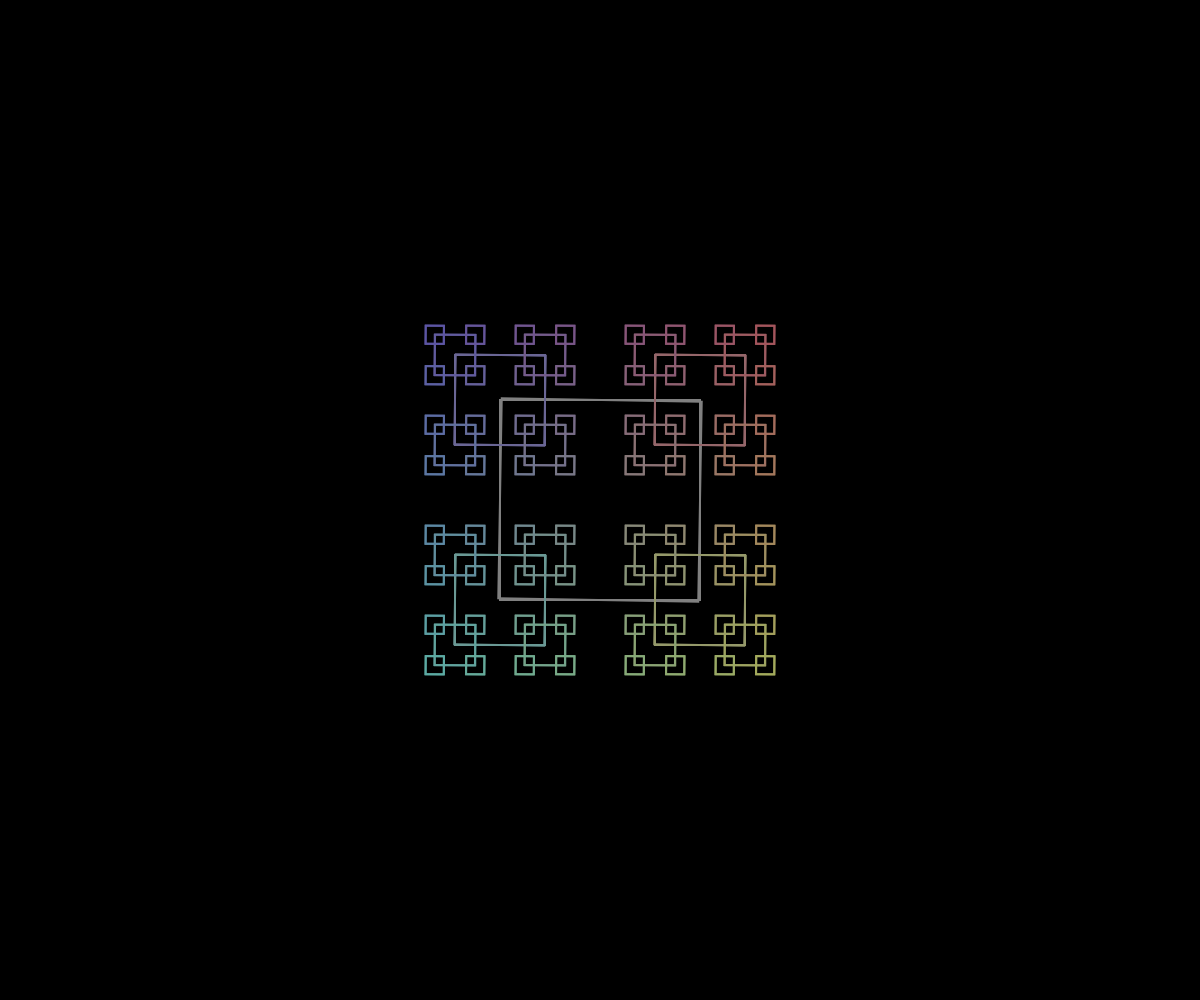
Frame 1 (no input)
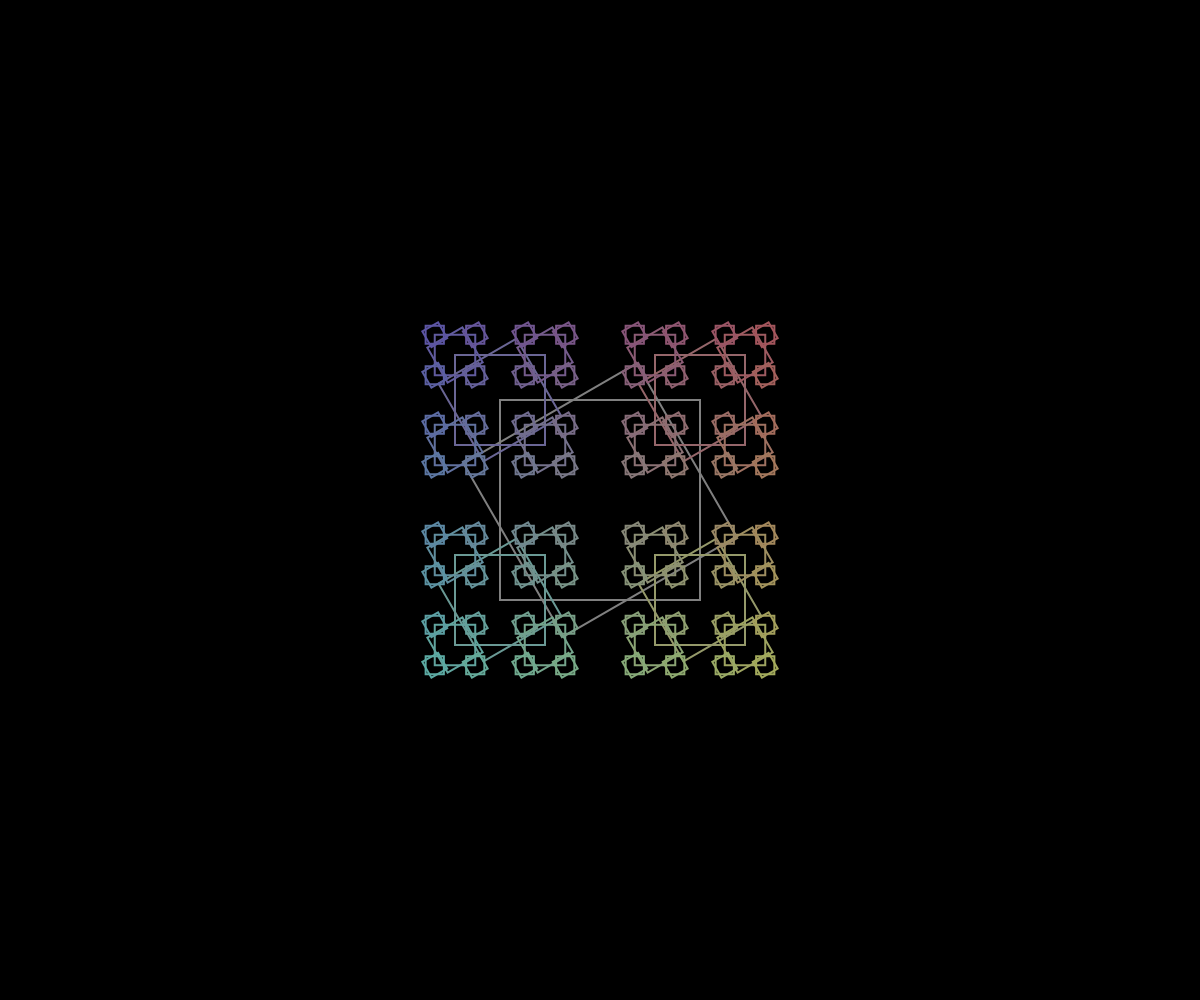
Frame 60 (no input)
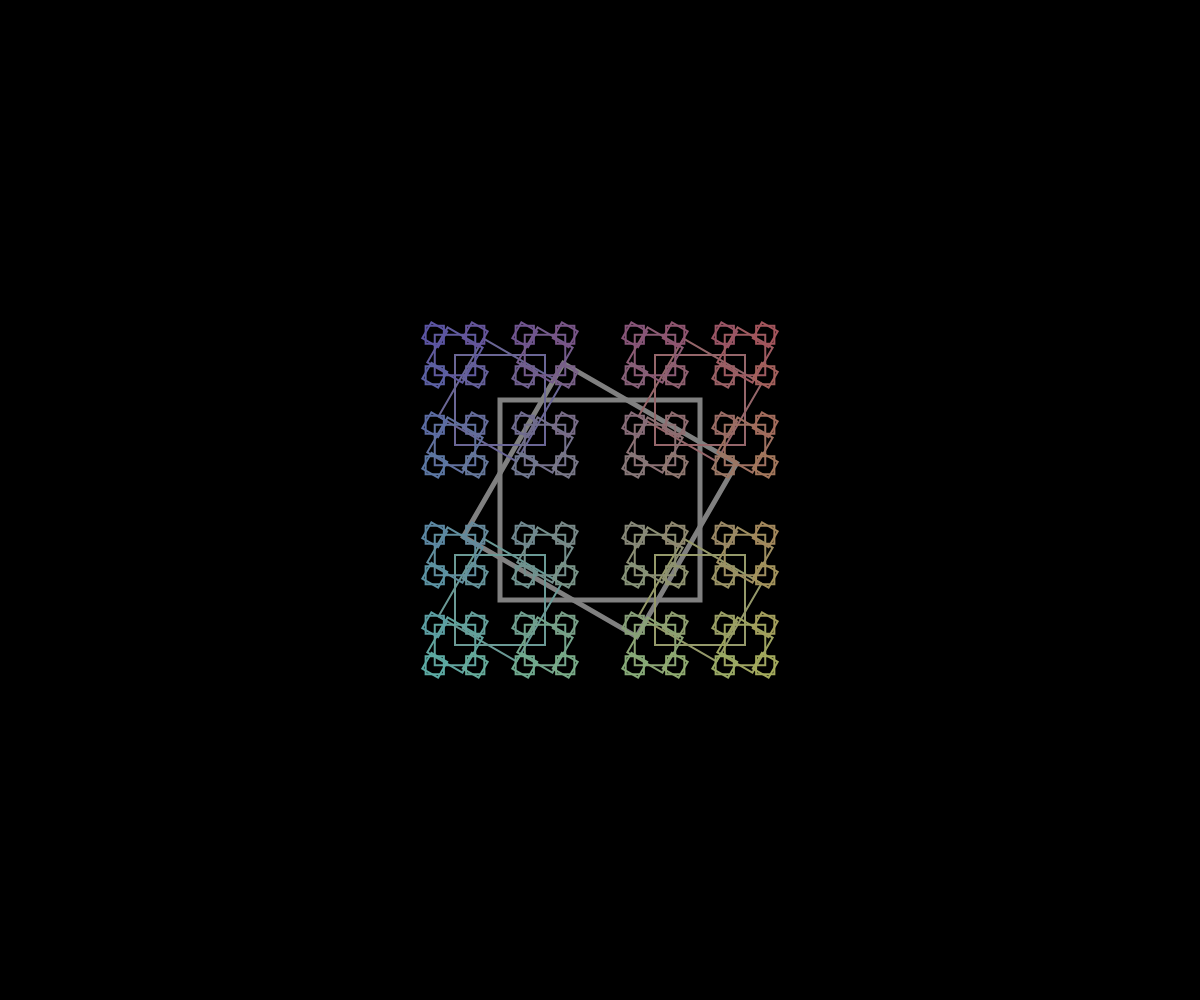
Frame 120 (the mouse pressed at the canvas centre since frame 60)

The p5.js sketch that drew these frames (run headless with seeded random() and noise() and a simulated clock; from frame 60 on, the mouse is pressed at the canvas centre):

// p5.js sketch
// ── sketch.js
// Project Title
// Your Name
// Date
//
// Extra for Experts:
// - describe what you did to take this what you did to takeproject "abwhat you did to takeove and beyond"


function setup() {
  createCanvas(windowWidth, windowHeight);
}

function draw() {
  background(0);
  lucksquare(width/2,height/2,200)
}


function centercircle(x,y,d){
  if (d>10){
    circle(x,y,d);
    centercircle(x,y,d *.99);
  }
}

function circlefractal(x,y,d){
  fill(random(255),random(255),random(255));
  stroke(random(255),random(255),random(255))
  if (d>2){
    circle(x,y,d)
    circlefractal(x-d/2,y,d/2)
    circlefractal(x+d/2,y,d/2)
    circlefractal(x,y+d/2,d/2)
    circlefractal(x,y-d/2,d/2)
  }
}

function lucksquare(x,y,s){
  rectMode(CENTER);
  noFill();
  if(s>10){
    let r = map(x,0,width,0,255)
    let g = map(y,0,height,0,255)
    let b = map(x,0,width,255,0)
    stroke(r,g,b);
    if(dist(x,y,mouseX,mouseY) <= s/2){
      strokeWeight(5)
    }
    else{
      strokeWeight(2)
    }
    push();
    translate(x,y);
    rotate(radians(frameCount))
    square(0,0,s)
    pop();

    square(x,y,s)
    lucksquare(x+s/2,y+s/2,s*0.45)
    lucksquare(x-s/2,y-s/2,s*0.45)
    lucksquare(x-s/2,y+s/2,s*0.45)
    lucksquare(x+s/2,y-s/2,s*0.45)
  }
}
